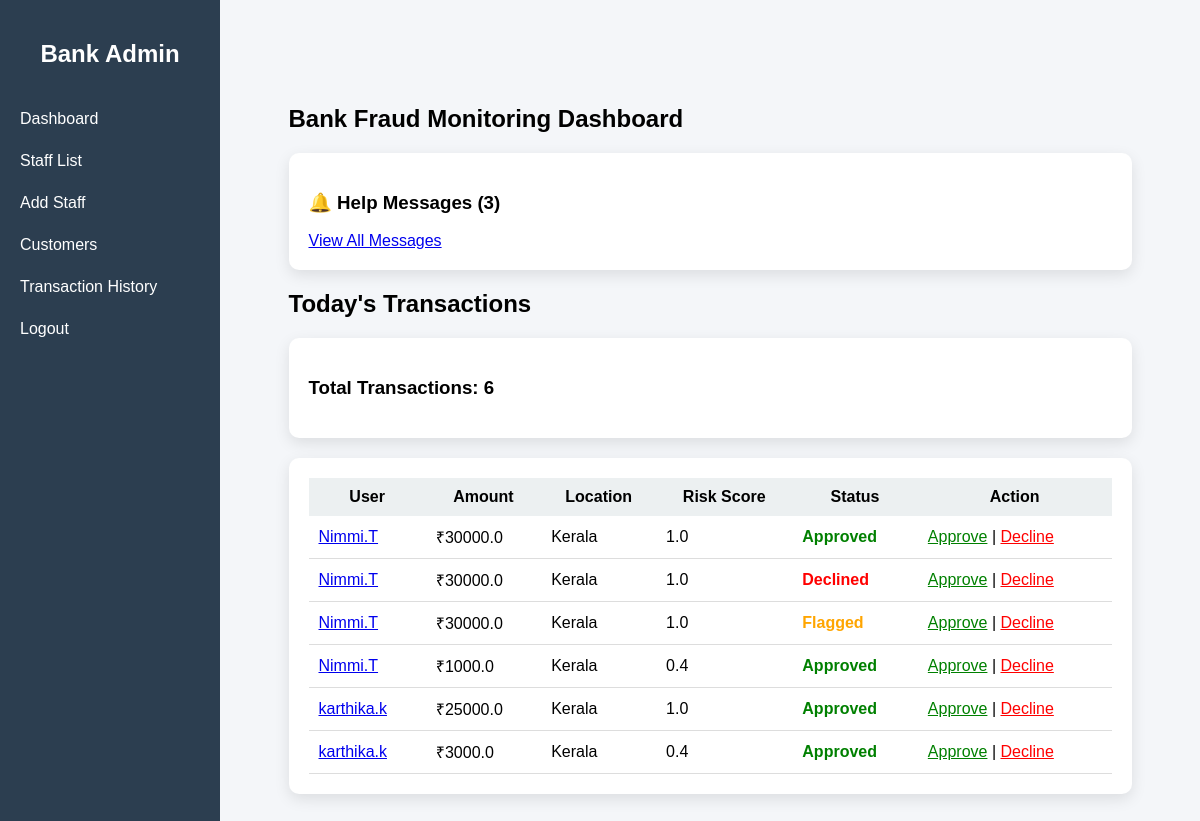
The page /bank-dashboard/ (signed in) on the database as committed earlier.
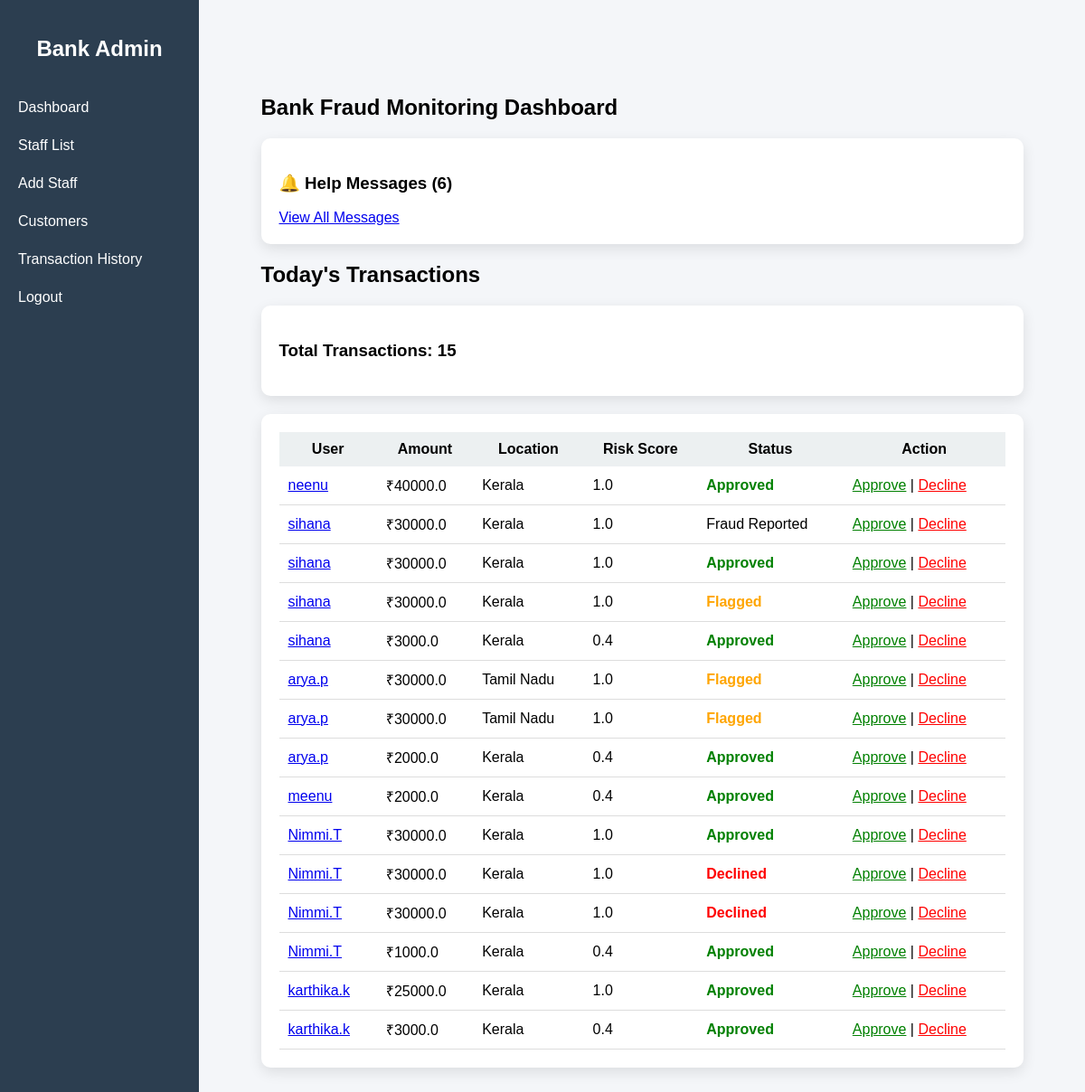
The same page on the database as committed later.
### transactions/models.py (models this page shows, shortened)
class Transaction(models.Model):
    user = models.ForeignKey(User, on_delete=models.CASCADE)
    amount = models.FloatField()
    location = models.CharField(max_length=100)
    risk_score = models.FloatField(null=True, blank=True)
    status = models.CharField(max_length=20)
    created_at = models.DateTimeField(auto_now_add=True)

### transactions/views.py (the view)
# urls.py: path('bank-dashboard/', views.bank_dashboard, name='bank_dashboard'),
@user_passes_test(is_bank)
def bank_dashboard(request):
    search_query = request.GET.get("search")
    transactions = Transaction.objects.all().order_by('-created_at')
    complaints = Complaint.objects.filter(status="New").order_by('-created_at')
    if search_query:
        transactions = transactions.filter(user__username__icontains=search_query)
    return render(request, "bank_dashboard.html", {
        "transactions": transactions,
        "complaints": complaints
    })

### transactions/views.py (called while the page is built)
def is_bank(user):
    return user.is_staff

### templates/bank_dashboard.html
{% extends "bank_base.html" %}
{% block content %}
<div class="container">
<h2>Bank Fraud Monitoring Dashboard</h2>
<div class="card">
    <h3>
        🔔 Help Messages ({{ complaints|length }})
    </h3>
    <a href="{% url 'bank_complaints' %}">
        View All Messages
    </a>
</div>
<h2>Today's Transactions</h2>
<div class="card">
    <h3>Total Transactions: {{ transactions|length }}</h3>
</div>
<div class="card">
    <div class="table-wrapper">
    <table width="100%" cellpadding="10" style="border-collapse: collapse;">
        <tr style="background:#ecf0f1;">
            <th>User</th>
            <th>Amount</th>
            <th>Location</th>
            <th>Risk Score</th>
            <th>Status</th>
            <th>Action</th>
        </tr>
        {% for t in transactions %}
        <tr style="border-bottom:1px solid #ddd;">
            <td>
                <a href="{% url 'customer_detail' t.user.id %}">
                    {{ t.user.username }}
                </a>
            </td>
            <td>₹{{ t.amount }}</td>
            <td>{{ t.location }}</td>
            <td>{{ t.risk_score }}</td>
            <td>
                {% if t.status == "Approved" %}
                    <span style="color:green; font-weight:bold;">Approved</span>
                {% elif t.status == "Declined" %}
                    <span style="color:red; font-weight:bold;">Declined</span>
                {% elif t.status == "Flagged" %}
                    <span style="color:orange; font-weight:bold;">Flagged</span>
                {% else %}
                    {{ t.status }}
                {% endif %}
            </td>
            <td>
                <a href="{% url 'update_status' t.id 'Approved' %}" style="color:green;">Approve</a> |
                <a href="{% url 'update_status' t.id 'Declined' %}" style="color:red;">Decline</a>
            </td>
        </tr>
        {% endfor %}
    </table>
    </div>
</div>
</div>
{% endblock %}

### templates/bank_base.html (shortened to what this page needs)
<!DOCTYPE html>
<html>
<head>
</head>
<body>
<div class="sidebar">
    <h2>Bank Admin</h2>
    <a href="{% url 'bank_dashboard' %}">Dashboard</a>
    <a href="{% url 'staff_list' %}">Staff List</a>
    <a href="{% url 'add_staff' %}">Add Staff</a>
    <a href="{% url 'customer_dashboard' %}">Customers</a>
    <a href="{% url 'bank_history' %}">Transaction History</a>
    <a href="{% url 'logout' %}">Logout</a>
</div>
<div class="main">
    {% block content %}
    {% endblock %}
</div>
</body>
</html>

### templates/bank_base.html (style rules this page uses)
body { margin: 0; font-family: Arial, sans-serif; display: flex; background: #f4f6f9; }
.sidebar { width: 250px; background: #2c3e50; color: white; min-height: 100vh; padding-top: 20px; }
.sidebar h2 { text-align: center; margin-bottom: 30px; }
.sidebar a { display: block; color: white; padding: 12px 20px; text-decoration: none; }
.main { flex: 1; padding: 30px; }
.card { background: white; padding: 20px; border-radius: 10px; box-shadow: 0 5px 15px rgba(0,0,0,0.1); margin-bottom: 20px; }
.table-wrapper { width: 100%; overflow-x: auto; }
table { width: 100%; min-width: 650px; border-collapse: collapse; }
table { min-width: 700px; }
.container { width: 95%; max-width: 1000px; margin: 40px auto; padding: 25px; box-sizing: border-box; }
body { margin: 0; display: flex; }
.sidebar { width: 220px; background: #2c3e50; min-height: 100vh; }
.main { flex: 1; padding: 20px; }

Rows that differ between the two databases and show on the page:
added Transaction: user.username "neenu", amount "40000.0", location "Kerala", risk_score "1.0", status "Approved"
added Transaction: user.username "sihana", amount "30000.0", location "Kerala", risk_score "1.0", status "Fraud Reported"
added Transaction: user.username "sihana", amount "30000.0", location "Kerala", risk_score "1.0", status "Approved"
added Transaction: user.username "sihana", amount "30000.0", location "Kerala", risk_score "1.0", status "Flagged"
added Transaction: user.username "sihana", amount "3000.0", location "Kerala", risk_score "0.4", status "Approved"
added Transaction: user.username "arya.p", amount "30000.0", location "Tamil Nadu", risk_score "1.0", status "Flagged"
added Transaction: user.username "arya.p", amount "30000.0", location "Tamil Nadu", risk_score "1.0", status "Flagged"
added Transaction: user.username "arya.p", amount "2000.0", location "Kerala", risk_score "0.4", status "Approved"
added Transaction: user.username "meenu", amount "2000.0", location "Kerala", risk_score "0.4", status "Approved"
changed Transaction (number 12 of 15 on the later page): status "Flagged" → "Declined"
Other text that changed with them:
{{ complaints|length }}: "3" → "6"
{{ transactions|length }}: "6" → "15"
